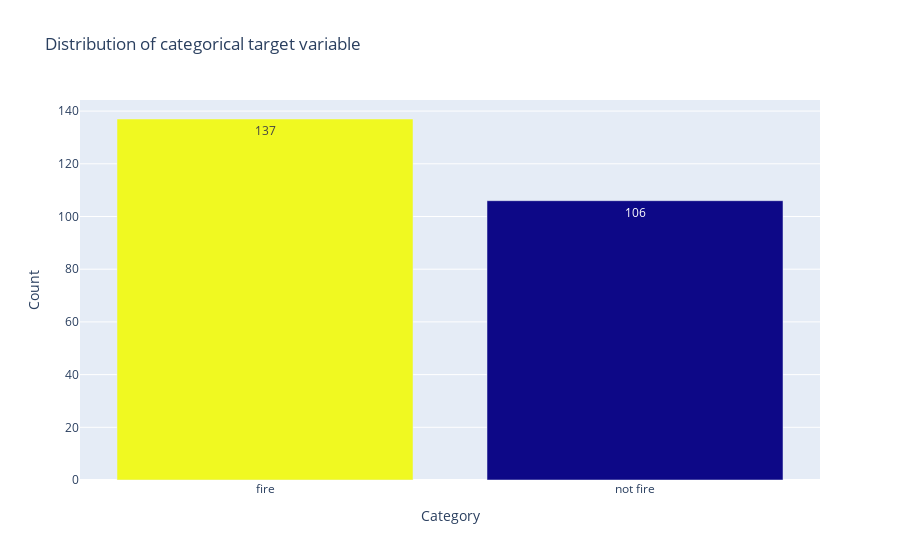

The code cell stored with this chart in its notebook:
### Markdown cell above
### Classes

The Classes variable is a binary variable specifying if there was a fire or not. As such, it is a more clear cut predictor than FWI. It is therefore interesting to analyse both, and particularly the correlation between FWI and classes.

We'll start by looking at the distribution and then check the correlation between FWI and Classes.

### Code cell
forest_fires_classes.plot_target()

### Figure 1 — Plotly figure (JSON) as saved in the notebook; plotly's stock layout.template omitted (floating-point values rounded to 4 significant figures)
{"data": [{"alignmentgroup": "True", "hovertemplate": "Category=%{x}<br>Count=%{y}<br>text=%{text}<br>color=%{marker.color}<extra></extra>", "legendgroup": "", "marker": {"color": [137, 106], "coloraxis": "coloraxis", "pattern": {"shape": ""}}, "name": "", "offsetgroup": "", "orientation": "v", "showlegend": false, "text": [137, 106], "textposition": "auto", "type": "bar", "x": ["fire", "not fire"], "xaxis": "x", "y": [137, 106], "yaxis": "y"}], "layout": {"barmode": "relative", "coloraxis": {"colorbar": {"title": {"text": "color"}}, "colorscale": [[0, "#0d0887"], [0.1111, "#46039f"], [0.2222, "#7201a8"], [0.3333, "#9c179e"], [0.4444, "#bd3786"], [0.5556, "#d8576b"], [0.6667, "#ed7953"], [0.7778, "#fb9f3a"], [0.8889, "#fdca26"], [1, "#f0f921"]], "showscale": false}, "legend": {"tracegroupgap": 0}, "title": {"text": "Distribution of categorical target variable"}, "xaxis": {"anchor": "y", "domain": [0, 1], "title": {"text": "Category"}}, "yaxis": {"anchor": "x", "domain": [0, 1], "title": {"text": "Count"}}}}
